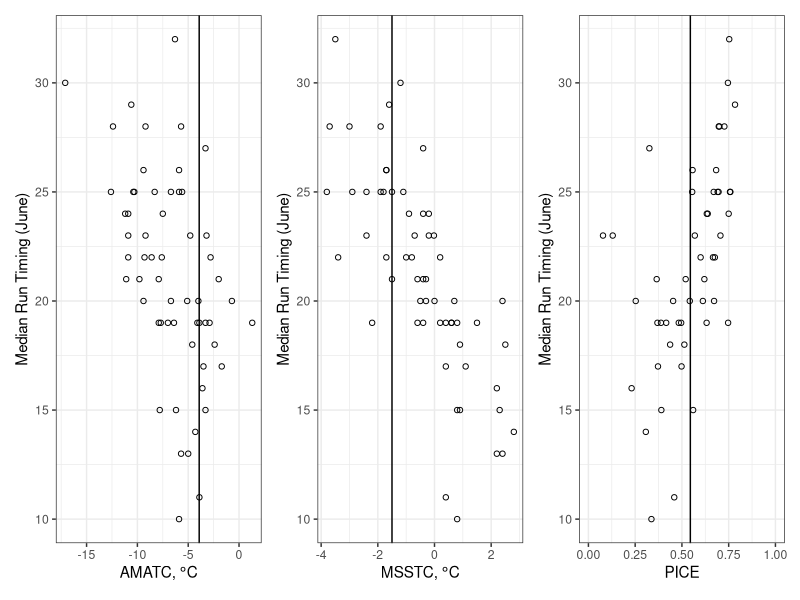
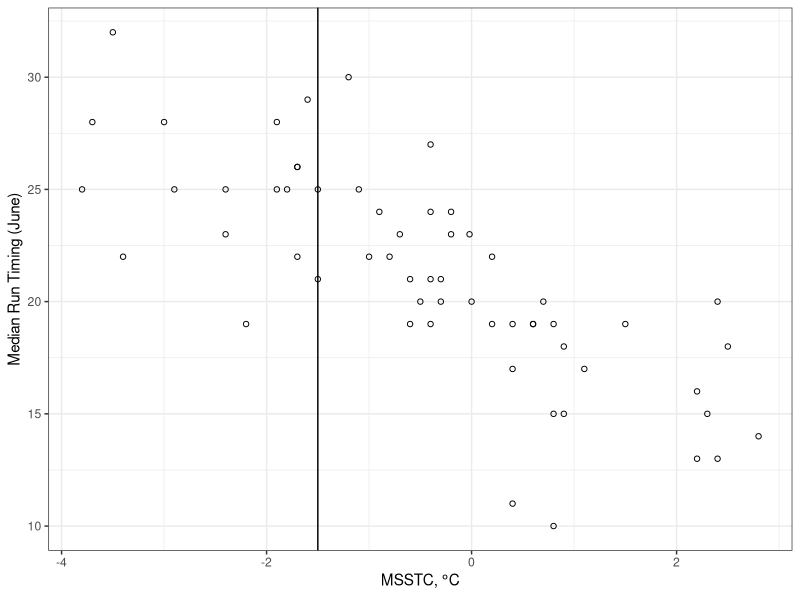
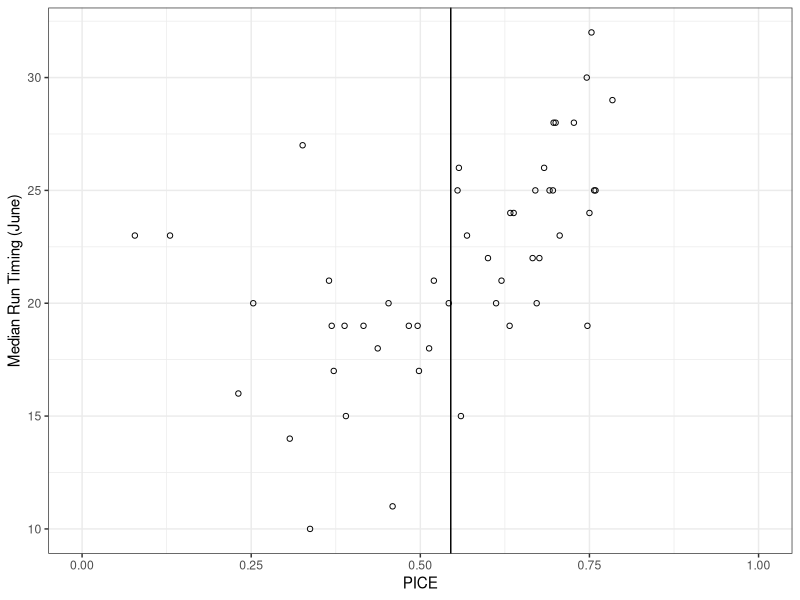
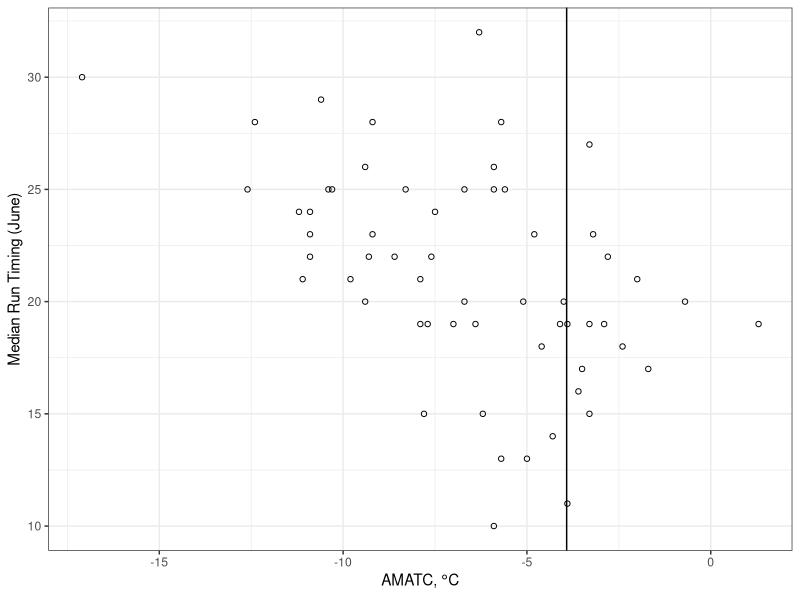
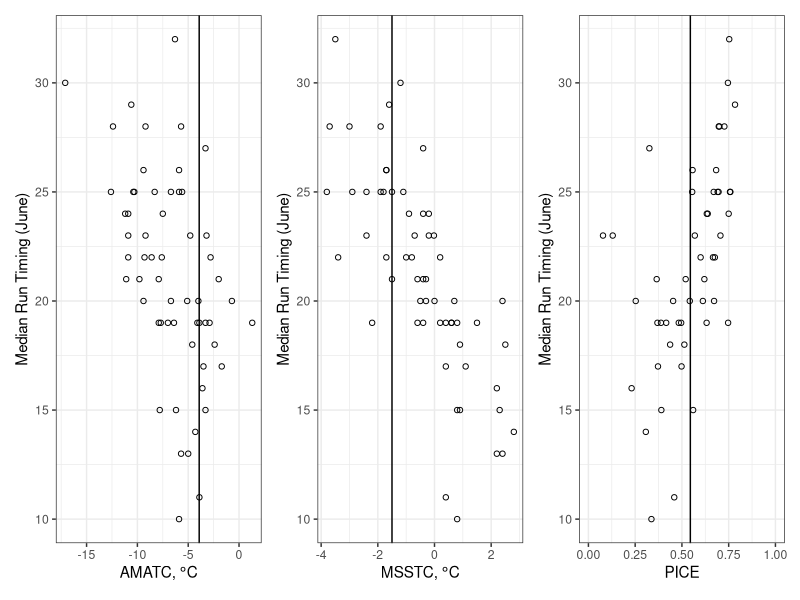

Source code (R) for these figures, in order: (Note: this script raises an error after producing the figures.)
#' may_forecast.R
#'
#' 15/25/50 %tiles of timing using

library(dplyr)
library(ggplot2)
theme_set(theme_bw())
library(readr)
library(patchwork) # https://github.com/thomasp85/patchwork
library(ggtext)

# Data loading/cleanup
######################
yuk <- read_csv("data/yukon.csv")
forecast_year <- 2020

# Plots
p_msstc <- ggplot(yuk, aes(msstc, mdj)) +
  geom_point(shape=1) +
  geom_vline(xintercept = yuk[which(yuk$year == forecast_year),"msstc"][[1]]) +
  labs(x = expression("MSSTC,"*~degree*"C"), y = "Median Run Timing (June)")

ggsave("pre-season-forecast/figures/mdj_against_msstc.png", width = 4, height = 4)

p_pice <- ggplot(yuk, aes(pice, mdj)) +
  geom_point(shape=1) +
  geom_vline(xintercept = yuk[which(yuk$year == forecast_year),"pice"][[1]]) +
  scale_x_continuous(limits = c(0, 1.0)) +
  labs(x = "PICE", y = "Median Run Timing (June)")

ggsave("pre-season-forecast/figures/mdj_against_pice.png", width = 4, height = 4)

p_amatc <- ggplot(yuk, aes(amatc, mdj)) +
  geom_point(shape=1) +
  geom_vline(xintercept = yuk[which(yuk$year == forecast_year),"amatc"][[1]]) +
  labs(x = expression("AMATC,"*~degree*"C"), y = "Median Run Timing (June)")

ggsave("pre-season-forecast/figures/mdj_against_amatc.png", width = 4, height = 4)

# Three panel plot
p_amatc + p_msstc + p_pice
ggsave("pre-season-forecast/figures/three_panel.png", width = 8, height = 4)

# Time series plot
theme_set(theme_classic() + theme(axis.title = element_blank(),
                                  panel.border = element_rect(size = 1, fill = NA),
                                  axis.line = element_blank(),
                                  title = element_text(size = 10, face = "bold")))

p1 <- ggplot(yukon, aes(year, amatc)) +
  geom_line() +
  geom_point(data = subset(yukon, year == forecast_year)) +
  geom_hline(yintercept = median(yukon[yukon$year < forecast_year, "amatc"][[1]])) +
  labs(title = "April Average Air Temperature (s°C) at the Nome, AK airport") +
  theme(axis.title.x = element_blank())

p2 <- ggplot(yukon, aes(year, msstc)) +
  geom_line() +
  geom_point(data = subset(yukon, year == forecast_year)) +
  geom_hline(yintercept = median(yukon[yukon$year < forecast_year, "msstc"][[1]])) +
  labs(title = "May Average Sea Surface Temperature (°C), 62–64°N by 165–169°W") +
  theme(axis.title.x = element_blank())

p3 <- ggplot(yukon, aes(year, pice)) +
  geom_line() +
  geom_point(data = subset(yukon, year == forecast_year)) +
  geom_hline(yintercept = median(yukon[yukon$year < forecast_year, "pice"][[1]], na.rm = TRUE)) +
  scale_y_continuous(limits = c(0, 1)) +
  labs(title = "Spring Proportion of Ice Cover, 62–64°N by 165–169°W") +
  theme(axis.title.x = element_blank())


timeseries_3p <- p1 / p2 / p3

ggsave("pre-season-forecast/figures/timseries_3p.png", timeseries_3p, width = 6, height = 5)

# Models

# 15%
model_fifdj <- lm(fifdj ~ amatc + msstc + pice, data = subset(yuk, year < forecast_year))
summary(model_fifdj)
prediction_fifdj <- floor(predict(model_fifdj, newdata = yuk[yuk$year == forecast_year,]))
prediction_fifdj

# 25%
model_qdj <- lm(qdj ~ amatc + msstc + pice, data = subset(yuk, year < forecast_year))
summary(model_qdj)
prediction_qdj <- floor(predict(model_qdj, newdata = yuk[yuk$year == forecast_year,]))
prediction_qdj

# 50%
model_mdj <- lm(mdj ~ amatc + msstc + pice, data = subset(yuk, year < forecast_year))
summary(model_mdj)
prediction_mdj <- floor(predict(model_mdj, newdata = yuk[yuk$year == forecast_year,]))
prediction_mdj

predictions <- data.frame(percentile = c("fifdj", "qdj", "mdj"),
                          prediction = as.integer(c(prediction_fifdj,
                                         prediction_qdj,
                                         prediction_mdj)))
write_csv(predictions, path = "pre-season-forecast/output/predictions.csv")
